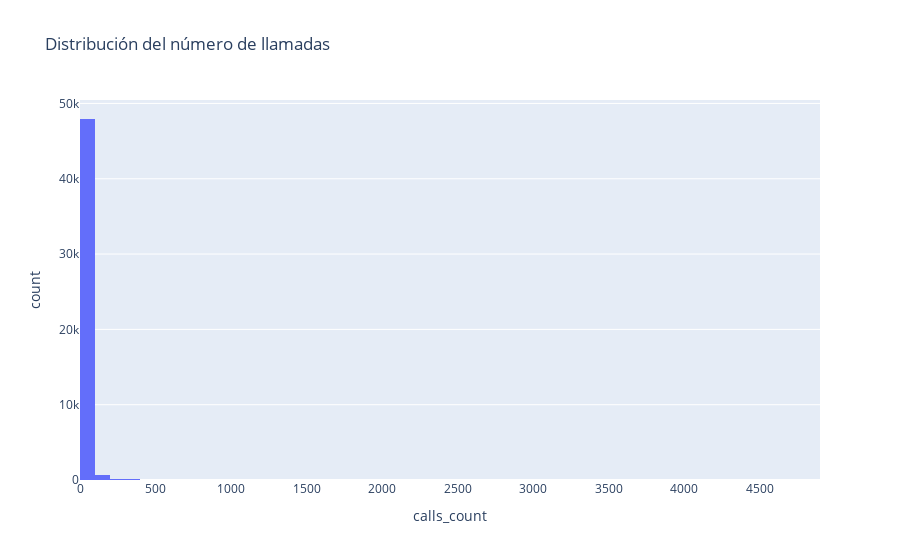

Source (notebook cell):
### Code cell
# se grafica un histograma para el número de llamadas
fig1 = px.histogram(telecom, 
                    x="calls_count",
                    title="Distribución del número de llamadas",
                    nbins= 80
                    )
fig1.show()

### Figure 1 — Plotly figure (JSON) as saved in the notebook; plotly's stock layout.template omitted (floating-point values rounded to 4 significant figures; data arrays with more than 128 entries replaced by an {"elided": "..."} marker saying what was removed)
{"data": [{"alignmentgroup": "True", "bingroup": "x", "hovertemplate": "calls_count=%{x}<br>count=%{y}<extra></extra>", "legendgroup": "", "marker": {"color": "#636efa", "pattern": {"shape": ""}}, "name": "", "nbinsx": 80, "offsetgroup": "", "orientation": "v", "showlegend": false, "type": "histogram", "x": {"elided": "49002 int values"}, "xaxis": "x", "yaxis": "y"}], "layout": {"barmode": "relative", "legend": {"tracegroupgap": 0}, "title": {"text": "Distribución del número de llamadas"}, "xaxis": {"anchor": "y", "domain": [0, 1], "title": {"text": "calls_count"}}, "yaxis": {"anchor": "x", "domain": [0, 1], "title": {"text": "count"}}}}
